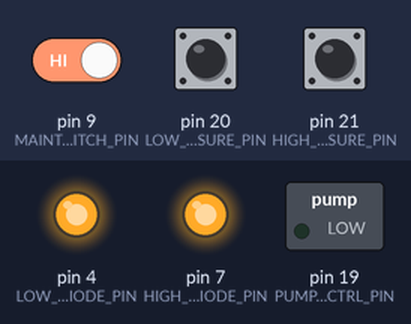
A program run on a simulated SparkFun Pro Micro, built with avr-gcc and run on an emulated ATmega32U4. Parts: switched loads named in the program (green lamp = pin HIGH), output pins drawn as LEDs (lit = HIGH). The inputs (shaded band) are chosen by the test bench; at power-on: pin 20 (LOW_PRESSURE_PIN) HIGH, pin 21 (HIGH_PRESSURE_PIN) HIGH, pin 9 (MAINTENANCE_SWITCH_PIN) HIGH.

Above: at 6.2 s.
6.3 s: pin 20 (LOW_PRESSURE_PIN) pulled LOW for 1 s
At 7.3 s:
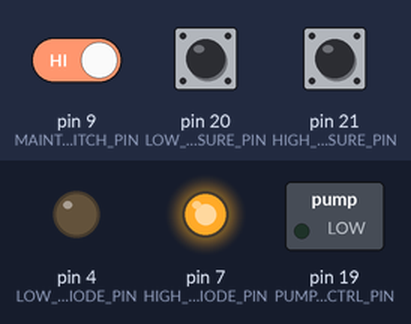
9.0 s: pin 21 (HIGH_PRESSURE_PIN) pulled LOW for 1 s
At 10.0 s:
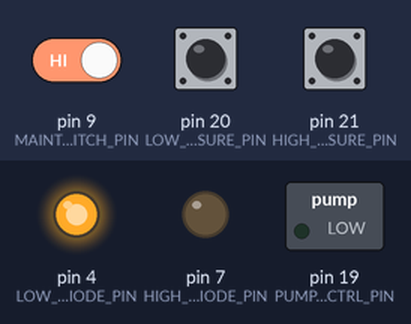
11.7 s: pin 21 (HIGH_PRESSURE_PIN) pulled LOW for 3.2 s
At 15.4 s:
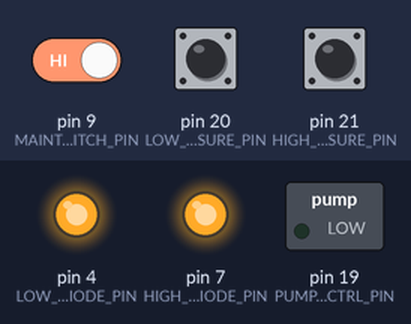
16.6 s: pin 20 (LOW_PRESSURE_PIN) pulled LOW for 3.2 s
At 18.3 s:
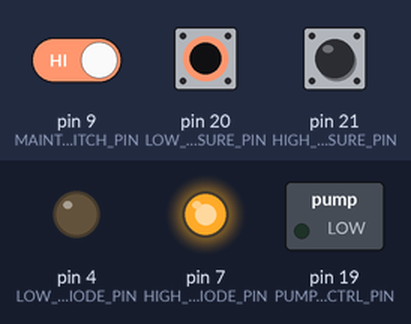
21.5 s: pin 9 (MAINTENANCE_SWITCH_PIN) driven LOW and pin 21 (HIGH_PRESSURE_PIN) driven LOW
At 23.0 s:
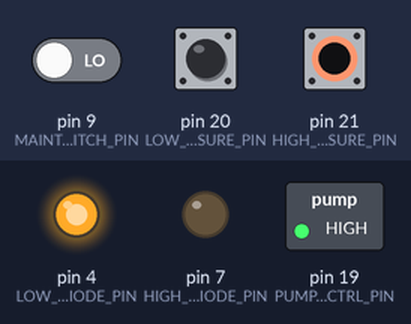
23.3 s: pin 21 (HIGH_PRESSURE_PIN) driven HIGH
At 24.4 s:
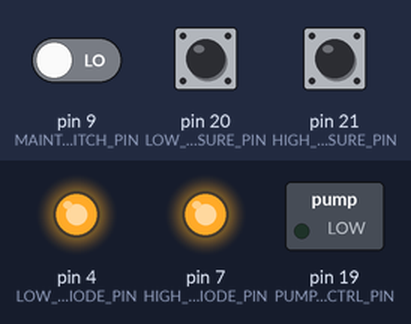
Timing chart, 0 to 26.1 s (numbered marks = the images above; inputs shaded):
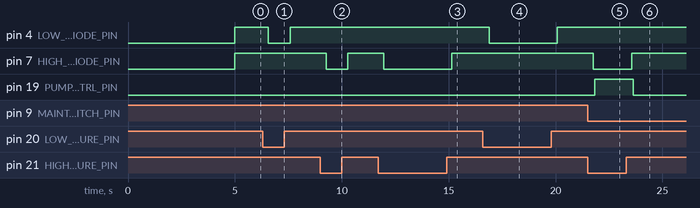

Measured:
- after the input at 6.3 s, pin 4 (LOW_PRESSURE_DIODE_PIN): HIGH → LOW after 0.26 s, → HIGH 1.0 s later
- after the input at 9.0 s, pin 7 (HIGH_PRESSURE_DIODE_PIN): HIGH → LOW after 0.27 s, → HIGH 1.0 s later
- after the input at 11.7 s, pin 7 (HIGH_PRESSURE_DIODE_PIN): HIGH → LOW after 0.27 s, → HIGH 3.2 s later
- after the input at 16.6 s, pin 4 (LOW_PRESSURE_DIODE_PIN): HIGH → LOW after 0.30 s, → HIGH 3.2 s later
- after the input at 21.5 s, pin 7 (HIGH_PRESSURE_DIODE_PIN): HIGH → LOW after 0.26 s; pin 19 (PUMP_SOLENOID_CTRL_PIN): LOW → HIGH after 0.32 s
- after the input at 23.3 s, pin 7 (HIGH_PRESSURE_DIODE_PIN): LOW → HIGH after 0.27 s; pin 19 (PUMP_SOLENOID_CTRL_PIN): HIGH → LOW after 0.33 s

The program:

main.cpp
```cpp
#include <Arduino.h>
#include "../lib/utils/src/utils.hpp"
#include "LowPower.h"
#include "avr/wdt.h"

constexpr uint32_t SECOND = 1000; // 1k ms in second
constexpr uint32_t MINUTE = 60000; // 60k milliseconds
constexpr uint8_t watchdog_time = WDTO_2S;
// interval calibrated on real mc cuz default is inaccurate
constexpr uint32_t execution_interval = 71; // ms
constexpr uint8_t LOW_PRESSURE_PIN = 20;
constexpr uint8_t HIGH_PRESSURE_PIN = 21;
constexpr uint8_t MAINTENANCE_SWITCH_PIN = 9;
constexpr uint8_t PUMP_SOLENOID_CTRL_PIN = 19;
constexpr uint8_t LOW_PRESSURE_DIODE_PIN = 4;
constexpr uint8_t HIGH_PRESSURE_DIODE_PIN = 7;

class App {
  public:
    // progressive auto restart delays in minutes
    enum Waiting_time {
      NONE = 0,
      NORMAL = 5,
      PROLONGED = 30, //30
      LONG = 60
    };

    uint32_t system_time = 0;
    DI low_pressure = DI(LOW_PRESSURE_PIN, SECOND / 2 , SECOND / 2, false);
    DI high_pressure = DI(HIGH_PRESSURE_PIN, SECOND / 2, SECOND / 2, false);
    DI maintenance_switch = DI(MAINTENANCE_SWITCH_PIN, SECOND / 2, SECOND / 2, true); // 500 ms
    DO pump_solenoid_ctrl = DO(PUMP_SOLENOID_CTRL_PIN, 2 * SECOND, 2 * SECOND);
    DO low_pressure_diode = DO(LOW_PRESSURE_DIODE_PIN, 0, 0);
    DO high_pressure_diode = DO(HIGH_PRESSURE_DIODE_PIN, 0, 0);
    enum Waiting_time restart_delay_time = NORMAL;
    uint8_t low_pressure_fault_count = 0;
    TON restart_delay_timer;
    TON operation_timer = TON(60 * MINUTE); // max operation time
    uint8_t state = 0;
    bool pump_solenoid_out = LOW;
    bool yellow_diode = false;
    bool red_diode = false;
    Blinker blinker = Blinker(0.25 * SECOND);
    // noticeable pressure drop
    TON high_pressure_drop = TON(30 * SECOND);

    void setup() {
      pinMode(LOW_PRESSURE_PIN, INPUT_PULLUP);
      pinMode(HIGH_PRESSURE_PIN, INPUT_PULLUP);
      pinMode(MAINTENANCE_SWITCH_PIN, INPUT_PULLUP);
      pinMode(LOW_PRESSURE_DIODE_PIN, OUTPUT);
      pinMode(HIGH_PRESSURE_DIODE_PIN, OUTPUT);
      // setting main output pin to low to prevent high state
      digitalWrite(PUMP_SOLENOID_CTRL_PIN, LOW);
      pinMode(PUMP_SOLENOID_CTRL_PIN, OUTPUT);
      // turning off red rx/tx diodes that draw 500mW on ProMicro!
      pinMode(LED_BUILTIN_RX, INPUT);
      pinMode(LED_BUILTIN_TX, INPUT);
      // sleeping to be able to connect to USB w/o reset
      delay(5 * SECOND);
      // enabling watchdog timer
      wdt_enable(watchdog_time);
      // disabling usb to prevent usb reconnects due to powerdowns
      UDCON |= (1 << DETACH);
    }

    void loop() {
      // kick the dog
      wdt_reset();

      // saving starting time
      uint32_t start_time = millis();

      //reading inputs
      low_pressure.read(system_time);
      high_pressure.read(system_time);
      maintenance_switch.read(system_time);

      // updating blinker
      blinker.update(system_time);

      // yellow diode display high pressure sensor by default
      yellow_diode = high_pressure.val();
      // red diode display low pressure sensor by default
      red_diode = low_pressure.val();
      // Monitor high pressure noticeable drop to prevent frequent short switching on/off
      // due to actual pressure still enough to trip the high pressure switch.
      // Pressure has to stay low for "preset" time at least to start actuators
      // in normal mode.
      high_pressure_drop.Update(!high_pressure.val(), system_time);

      switch (state) {
        case 0:
        // idle
          restart_delay_timer.Reset();
          operation_timer.Reset();
          pump_solenoid_out = LOW;
          if ((maintenance_switch.val() && !high_pressure.val())
              || (!low_pressure.val() && high_pressure_drop.OUT())) {
            state = 10;
            break;
          }
          break;
        case 10:
        // operation
          pump_solenoid_out = HIGH;
          if (low_pressure.val() && !maintenance_switch.val()) {
            if (low_pressure_fault_count <= 2) {
              low_pressure_fault_count++;
            }
            state = 20;
            break;
          }
          if (high_pressure.val()) {
            state = 20;
            low_pressure_fault_count = 0;
            break;
          }
          if (operation_timer.Update(true, system_time)) {
            state = 100;
          }
          break;
        case 20:
        // restart delay
          pump_solenoid_out = LOW;
          if (maintenance_switch.val()) {
            state = 0;
            low_pressure_fault_count = 0;
            break;
          }
          switch (low_pressure_fault_count) {
            case 0:
            case 1:
              restart_delay_time = NORMAL;
              break;
            case 2:
              restart_delay_time = PROLONGED;
              break;
            default:
              restart_delay_time = LONG;
          }
          restart_delay_timer.Preset = restart_delay_time * MINUTE;
          if (restart_delay_timer.Update(true, system_time)) {
            state = 0;
            break;
          }
          if (low_pressure_fault_count > 1) {
            red_diode = blinker.val();
          }
          break;
        case 100:
        // fault: unable to build pressure in time
          pump_solenoid_out = LOW;
          yellow_diode = blinker.val();
          if (maintenance_switch.val()) {
            state = 0;
            break;
          }
          break;
        default:
          state = 0;
      };
      // writing outputs
      pump_solenoid_ctrl.write(pump_solenoid_out, system_time);
      low_pressure_diode.write(red_diode, system_time);
      high_pressure_diode.write(yellow_diode, system_time);

      // disabling watchdog before powerdown to prevent unwanted resets
      wdt_disable();
      // powering down mc to save power
      LowPower.powerDown(SLEEP_60MS, ADC_OFF, BOD_ON);
      // reeanabling watchdog again
      wdt_enable(watchdog_time);
      // updating time
      system_time += execution_interval + (millis() - start_time);
    }
};

App app;

void setup() {
  app.setup();
}

void loop() {
  app.loop();
}
```
